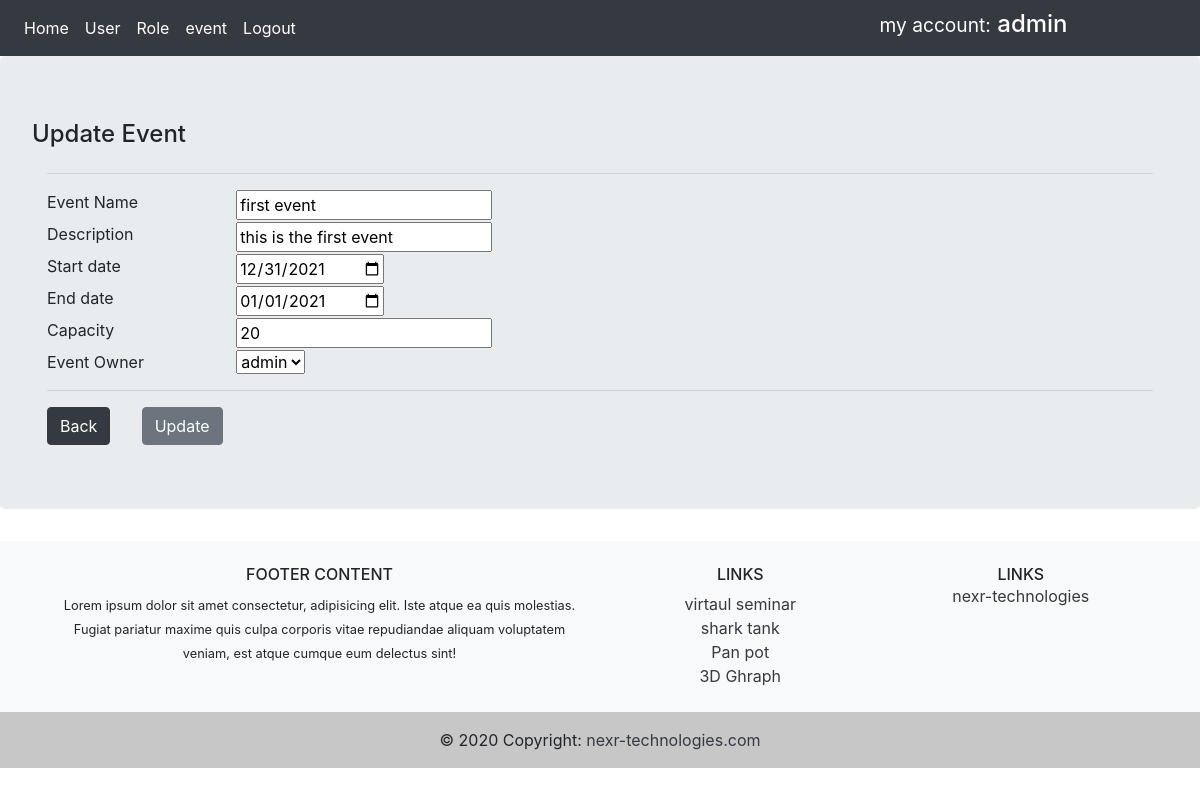
Page /event/1/update (signed in) on the committed database.
### app/models.py (models this page shows, shortened)
class User(db.Model, UserMixin):
    id = db.Column(db.Integer, primary_key=True)
    username = db.Column(db.String(30), unique=True, nullable=False)
    email = db.Column(db.String(60), unique=True, nullable=False)
    password = db.Column(db.String(60), nullable=False)
    events = db.relationship('Event', backref='eventowner', lazy=True)
    roles = db.relationship('Role', backref='roleuser', lazy=True)

class Event(db.Model):
    id = db.Column(db.Integer, primary_key=True)
    name = db.Column(db.String(120), nullable=False)
    description = db.Column(db.String(120), nullable=False)
    startdate = db.Column(db.DateTime, nullable=False,
                          default=datetime.datetime.now)
    enddate = db.Column(db.DateTime, nullable=False,
                        default=datetime.datetime.now)
    capacity = db.Column(db.Integer, nullable=True)
    user_id = db.Column(db.Integer, db.ForeignKey('user.id'), nullable=False)
    participants = db.relationship(
        'Participant', backref='eventParticipant', lazy=True)

### app/routes.py (the view)
@app.route('/event/<int:event_id>/update', methods=['GET', 'POST'])
@login_required
def update(event_id):
    event = Event.query.get_or_404(event_id)
    print(event.user_id)
    form = CreateEventForm()
    print('form.users.data', form.users.data)
    if request.method == 'POST':
        event.name = form.name.data
        event.description = form.description.data
        event.startdate = form.startdate.data
        event.enddate = form.enddate.data
        event.capacity = form.capacity.data
        event.user_id = form.users.data
        db.session.commit()
        flash('event updated', 'info')
        return redirect(url_for('eventdetail', event_id=event.id))
    elif request.method == 'GET':
        user = User.query.all()
        form.users.choices = [(users.id, users.username)
                              for users in User.query.all()]
        form.users.default = event.user_id
        form.process()
        form.name.data = event.name
        form.description.data = event.description
        form.event_id.data = event.id
        form.startdate.data = event.startdate
        form.enddate.data = event.enddate
        form.capacity.data = event.capacity
        return render_template('update.html', form=form)

### app/forms.py (shortened to what this page needs)
class CreateEventForm(FlaskForm):
    event_id = StringField('event ID ', validators=[DataRequired()])
    name = StringField('Event Name', validators=[DataRequired()])
    description = StringField('Description', validators=[DataRequired()])
    startdate = DateField('Start date', format='%Y-%m-%d')
    enddate = DateField('End date', format='%Y-%m-%d')
    capacity = IntegerField('Capacity', validators=[DataRequired()])
    event_owner = StringField('Event Owner')
    users = SelectField('Users')

### app/models.py (called while the page is built)
@login_manager.user_loader
def load_user(user_id):
    return User.query.get(int(user_id))

### app/templates/update.html (shortened to what this page needs)
{% extends 'base.html' %}
{% block content %}
<div class="container">
    <div class="row">
        <div>
            <h4> Update Event</h4>
        </div>
    </div>
    <hr />
    <form method="post" action="">
        <div class="row">
            <div class="col-2">
                {{ form.name.label }}
            </div>
            <div class="col-4">
                {{ form.name }}
            </div>
        </div>
        <div class="row">
            <div class="col-2">
                {{ form.description.label }}
            </div>
            <div class="col-4">
                {{ form.description }}
            </div>
        </div>
        <div class="row">
            <div class="col-2">
                {{ form.startdate.label }}
            </div>
            <div class="col-4">
                {{ form.startdate }}
            </div>
        </div>
        <div class="row">
            <div class="col-2">
                {{ form.enddate.label}}
            </div>
            <div class="col-4">
                {{ form.enddate }}
            </div>
        </div>
        <div class="row">
            <div class="col-2">
                {{ form.capacity.label }}
            </div>
            <div class="col-4">
                {{ form.capacity }}
            </div>
        </div>
        <div class="row">
            <div class="col-2">
                Event Owner
            </div>
            <div class="col-4">
              {{ form.users }}
            </div>
        </div>
        <hr />
        <div class="row">
            <div class="col-1">
                <a href="{{ url_for('eventdetail', event_id=form.event_id.data) }}" class="btn btn-dark"> Back </a>
            </div>
            <div class="col-1">
                <input type="submit" value="Update" class="btn btn-secondary">
            </div>
        </div>
    </form>
</div>
{% endblock %}

### app/templates/include/navbar.html
<nav class="navbar navbar-expand-lg navbar-dark bg-dark">
    <div class="navbar-nav">
        <a class="nav-item nav-link active" href="{{ url_for('home') }}">Home</a>
        {% if current_user.is_authenticated %}
        <a class="nav-item nav-link active" href="{{ url_for('users') }}">User</a>
        <a class="nav-item nav-link active" href="{{ url_for('rolename') }}">Role</a>
        <a class="nav-item nav-link active" href="{{ url_for('event') }}">event</a>
        <a class="nav-item nav-link active" href="{{ url_for('logout') }}">Logout</a>
        {% else %}
        <a class="nav-item nav-link active" href="{{ url_for('login') }}">Login</a>
        {% endif %}
    </div>
    <div class="col-md-8 text-right">
        <h4 class="text-white bg-dark">  <small class="text-white bg-dark"> my account:</small> {{ current_user.username }}</h4>
    </div>
</nav>

### rows in the picture
User: username "admin"
Event: name "first event", description "this is the first event", startdate "12/31/2021", enddate "01/01/2021", capacity "20"
